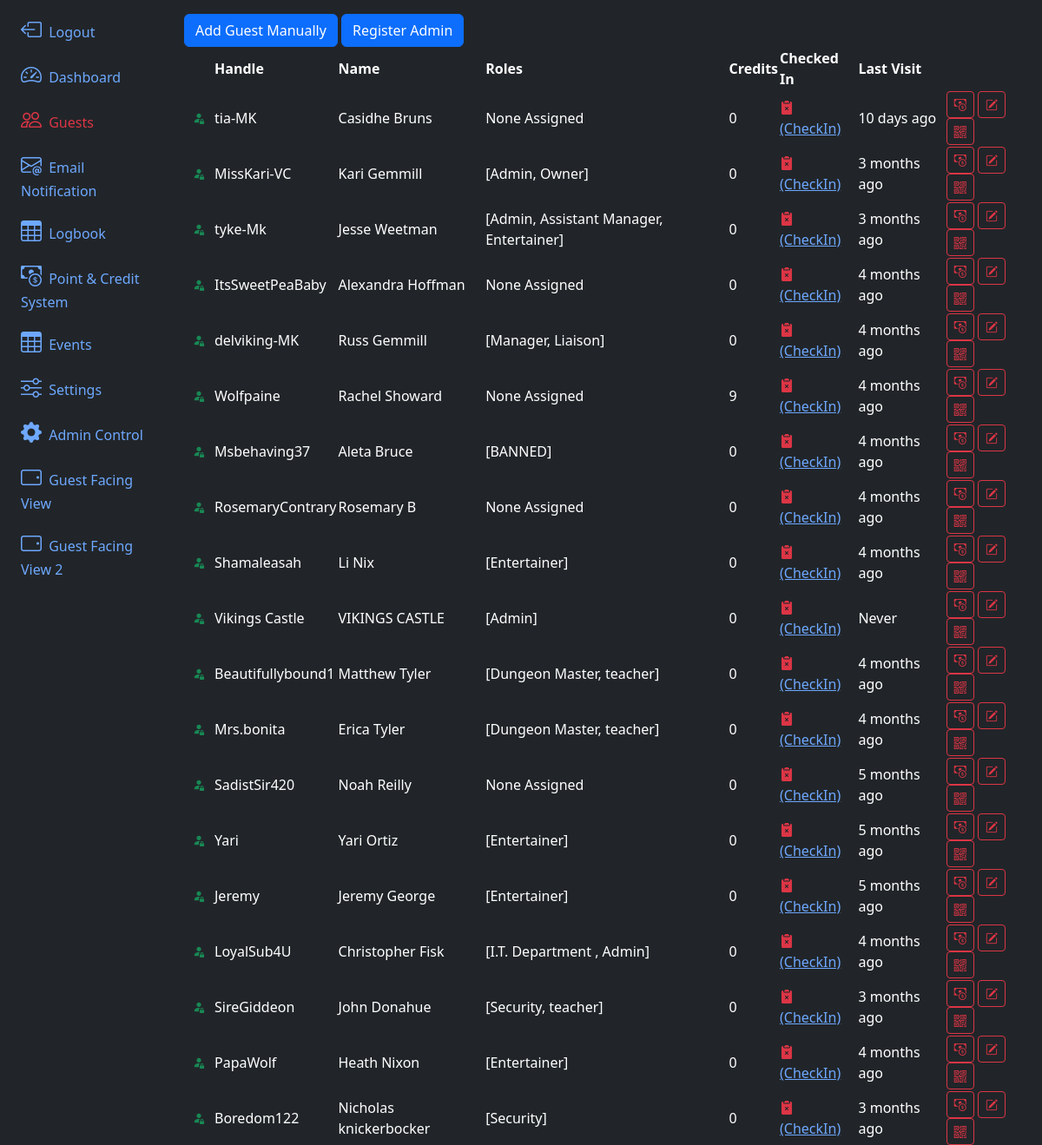
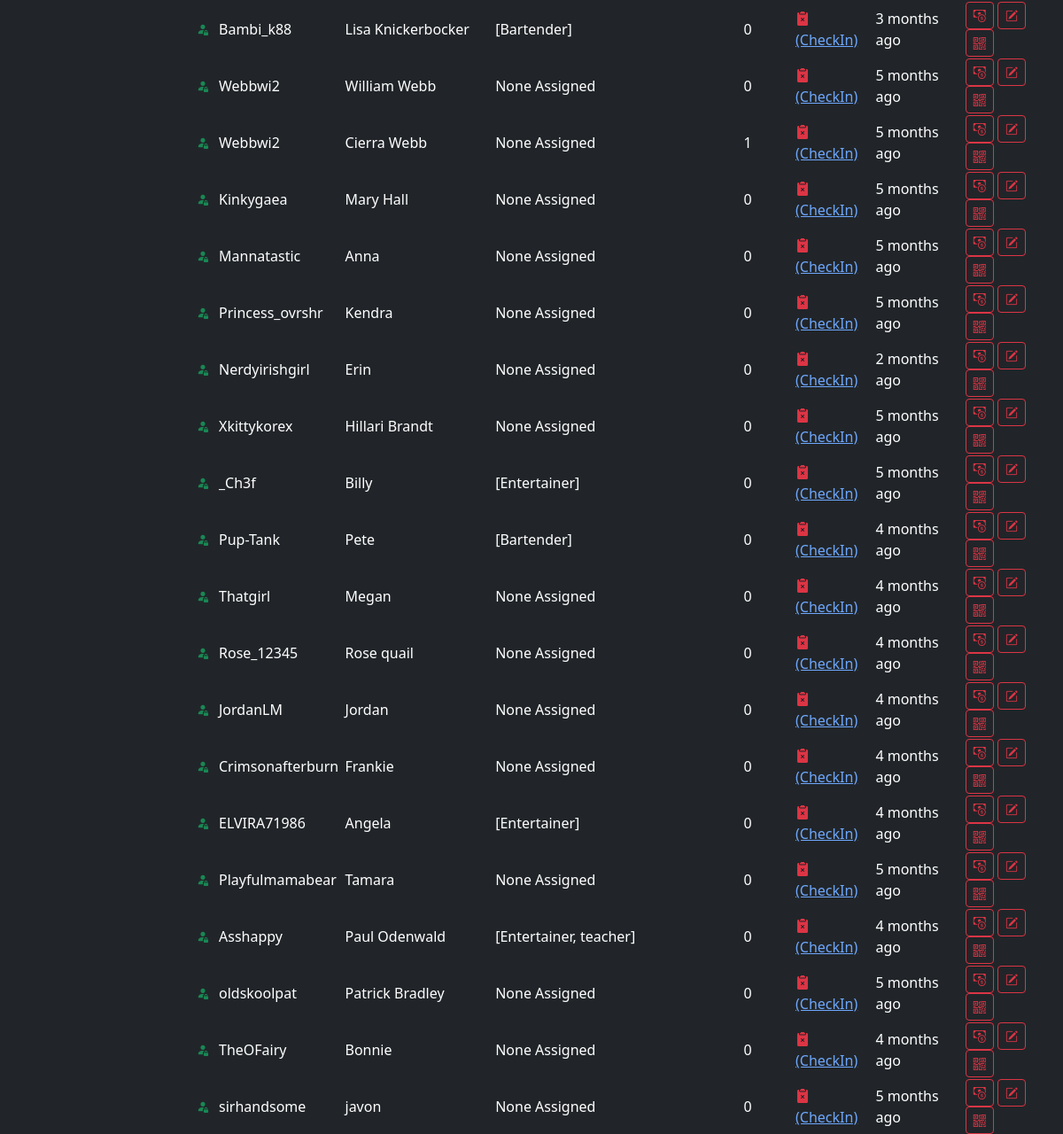
Page /guests/ (upper part) on the earlier database version (2 pictures, top to bottom).
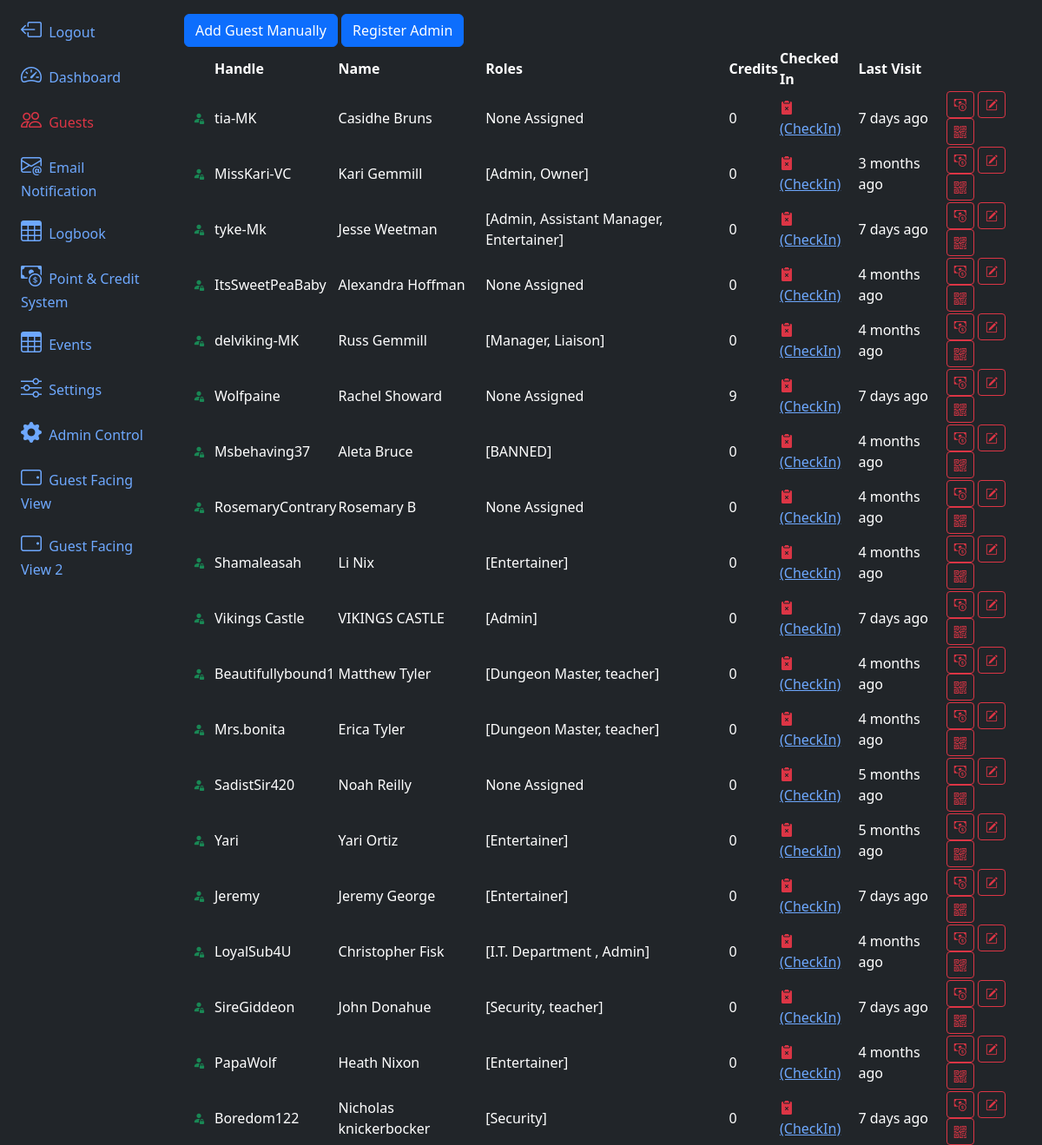
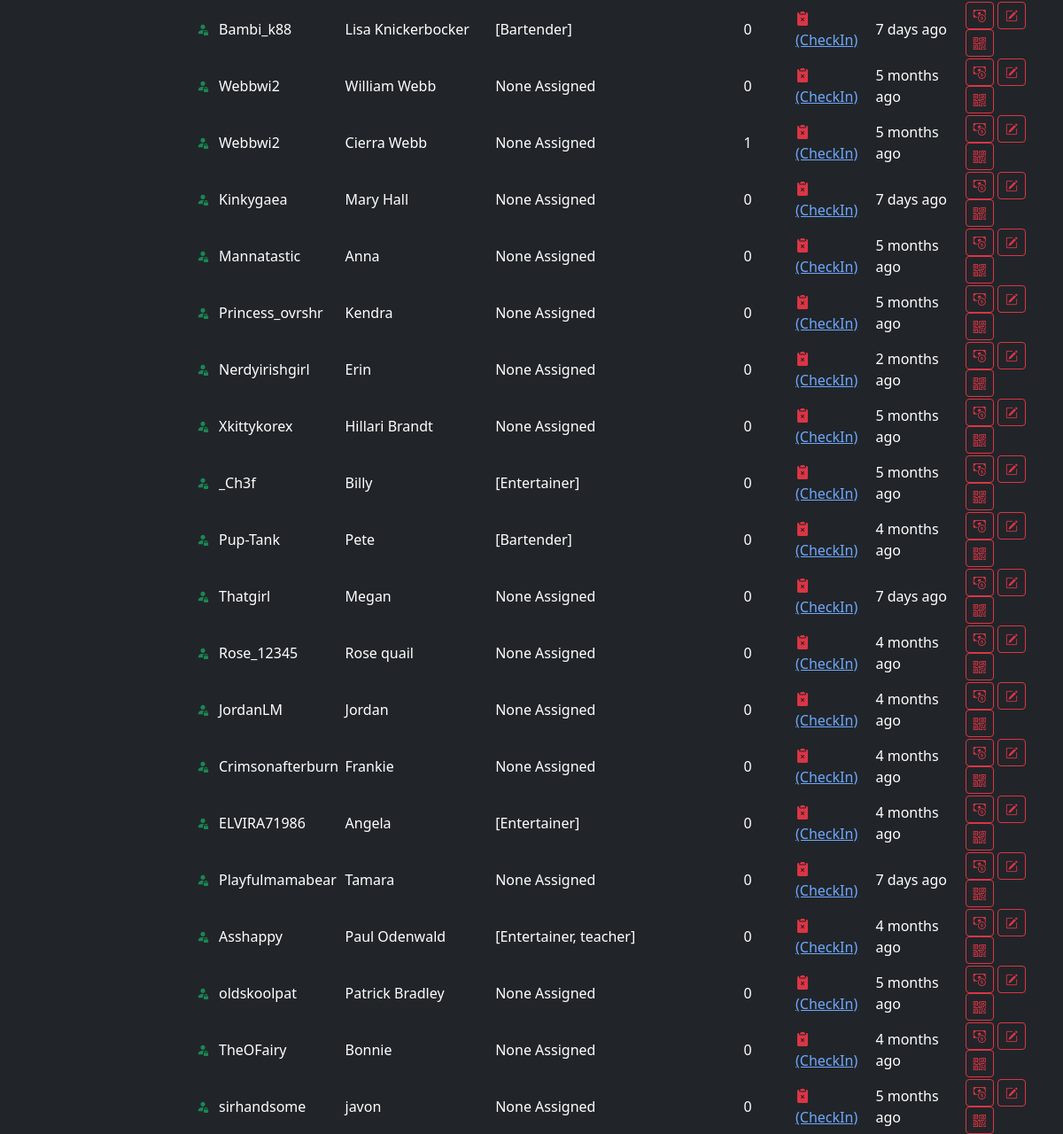
Same page on the later database version (2 pictures, top to bottom).
### app/models.py (models this page shows, shortened)
@dataclass
class Guest(db.Model, UserMixin):
    id:int = db.Column(db.Integer, primary_key=True)
    uuid:str  = db.Column(db.String, unique=True, name="uuid")
    fetUsername:str  = db.Column(db.String(100) )
    name:str  = db.Column(db.String(100), nullable=False)
    email:str  = db.Column(db.String(200), nullable=False)
    phone:str  = db.Column(db.String(20))
    checkin_blocked:bool = db.Column(db.Boolean(), default=False)
    password:str  = db.Column(db.String(255))
    allow_qrcode_refresh:bool = db.Column(db.Boolean(), default=True)
    roles = db.relationship('Role', backref=db.backref('guests'), secondary=guest_role)
    performs = db.relationship('Addon', backref='guests', secondary='guest_addons')
    termsCheck:bool = db.Column(db.Boolean(), default=False)
    termsDate = db.Column(db.DateTime(timezone=True), server_default=func.now())
    credit = db.relationship('GuestCredit',backref='guest')
    logbook = db.relationship('Guestlog', backref='guest')
    checkedIn:bool = db.Column(db.Boolean(), default=False)
    lastVisit = db.Column(db.DateTime(timezone=True), server_default=None)
    lastCheckOut = db.Column(db.DateTime(timezone=True), server_default=None)
    created_at = db.Column(db.DateTime(timezone=True), server_default=func.now())

@dataclass
class GuestCredit(db.Model):
    id:int = db.Column(db.Integer, primary_key=True)
    lastUpdate = db.Column(db.DateTime(timezone=True), server_default=None)
    guest_id = db.Column(db.Integer, db.ForeignKey('guest.id'), nullable=False)
    points:int  = db.Column(db.Integer, nullable=False, default=0)
    generalAmount:int  = db.Column(db.Integer, nullable=False, default=0)
    specialEventAmount:int  = db.Column(db.Integer, nullable=False, default=0)
    privateSessionAmount:int  = db.Column(db.Integer, nullable=False, default=0)

@dataclass
class Role(db.Model):
    id:int = db.Column(db.Integer, primary_key=True)
    name:str  = db.Column(db.String(100))
    description:str  = db.Column(db.String(200))
    permissions:str  = db.Column(db.String(200))
    skip_payment_at_checkin:bool = db.Column(db.Boolean(), default=False)
    skip_tos_update_at_checkin:bool = db.Column(db.Boolean(), default=False)
    allow_login_to_backoffice:bool = db.Column(db.Boolean(), default=False)
    allow_password_reset:bool = db.Column(db.Boolean(), default=False)
    notify_staff_on_checkin:bool = db.Column(db.Boolean(), default=False)
    auto_checkout_on_event_end:bool = db.Column(db.Boolean(), default=False)
    def __repr__(self):
        return f'{self.name}'

### app/routes.py (the view, shortened to what this page needs)
@app.route('/guests/', methods=['GET', 'POST'])
def guests():
    return render_template('guests.html', guests=Guest.query.all())

### app/__init__.py (called while the page is built)
@app.template_filter('get_general_credits')
def get_general_credits(credit):
    return sum(x.generalAmount for x in credit)

### app/templates/guests.html (shortened to what this page needs)
{% extends 'layout.html' %}
{% block content %}
<div>
    <button type="button" class="btn btn-primary" data-bs-toggle="modal" data-bs-target="#registerModal"
        data-bs-mode="new">
        Add Guest Manually
    </button>
    <a href="/registerAdmin"><button type="button" class="btn btn-primary">Register Admin</button></a>
</div>
<table class="table-dark rounded-3 overflow-hidden" data-toggle="table">
    <thead>
        <tr>
            <th scope="col"></th>
            <th data-sortable="true" scope="col">Handle</th>
            <th data-sortable="true" scope="col" class='d-none d-md-table-cell'>Name</th>
            <th data-sortable="true" scope="col" class='d-none d-lg-table-cell'>Roles</th>
            <th data-sortable="true" scope="col" class='d-none d-xl-table-cell'>Credits</th>
            <th data-sortable="true" scope="col">Checked In</th>
            <th data-sortable="true" scope="col">Last Visit</th>
            <th data-align="right" scope="col"></th>
        </tr>
    </thead>
    <tbody>
        {% for guest in guests %}
        <tr>
            <td>
                <button type="button" class="btn btn-sm" data-bs-mode="edit" data-bs-uuid="{{guest.id}}">
                    {% if guest.checkin_blocked == None %}
                    <i class="bi bi-person-fill-lock text-success"></i>
                    {% elif guest.checkin_blocked == False %}
                    <i class="bi bi-person-fill-lock text-success"></i>
                    {% else %}
                    <i class="bi bi-person-fill-lock text-danger"></i>
                    {% endif %}
                </button>
            </td>
            <td>{{guest.fetUsername}}</td>
            <td class='d-none d-md-table-cell'>{{guest.name}}</td>
            {% if guest.roles %}
            <td class='d-none d-lg-table-cell'>{{guest.roles}}</td>
            {% else %}
            <td class='d-none d-lg-table-cell'>None Assigned</th>
                {% endif %}
            <td class='d-none d-xl-table-cell'>{{guest.credit | get_general_credits }}</td>
            {% if guest.checkedIn %}
            <td class='d-none d-lg-table-cell'><i class="bi bi-clipboard2-check-fill text-success"></i> <a
                    href="/checkOut/{{guest.id}}/Manually?next=%2Fguests">(CheckOut)</a></td>
            {% else %}
            <td class='d-none d-lg-table-cell'><i class="bi bi-clipboard2-x-fill text-danger"></i> <a
                    href="/checkIn/{{guest.id}}/Manually?next=%2Fguests">(CheckIn)</a></td>
            {% endif %}
            {% if guest.lastVisit %}
            <td>{{ moment(guest.lastVisit).fromNow() }}</td>
            {% else %}
            <td>Never</td>
            {% endif %}
            <td>
                <a href="/guestCredit/{{guest.id}}"><button type="button" class="btn btn-sm btn-outline-danger"><i
                            class="bi bi-cash-coin"></i></button></a>
                <button type="button" class="btn btn-sm btn-outline-danger" data-bs-toggle="modal"
                    data-bs-target="#registerModal" data-bs-mode="edit" data-bs-uuid="{{guest.id}}"><i
                        class="bi bi-pencil-square"></i></button>
                <button type="button" class="btn btn-sm btn-outline-danger" data-bs-toggle="modal"
                    data-bs-target="#qrModal" data-bs-qr="{{guest.uuid}}"><i class="bi bi-qr-code"></i></button>
            </td>
        </tr>
        {% endfor %}
    </tbody>
</table>
{% endblock content %}

### app/templates/layout.html (shortened to what this page needs)
<!doctype html>
<html lang="en" data-bs-theme="dark">
<head>
    <link href="https://cdn.jsdelivr.net/npm/bootstrap@5.3.3/dist/css/bootstrap.min.css" rel="stylesheet"
>
    <link rel="stylesheet" href="https://cdn.jsdelivr.net/npm/bootstrap-icons@1.11.3/font/bootstrap-icons.min.css">
    <link rel="stylesheet" href="https://cdn.jsdelivr.net/npm/bootstrap-table@1.23.2/dist/bootstrap-table.min.css">
</head>
<body>
    <div class="container-fluid">
        <div class="row flex-nowrap">
            <div class="col-auto col-md-3 col-xl-2 px-sm-2 px-0 bg-dark">
                <div class="d-flex flex-column align-items-center align-items-sm-start px-3 pt-2 text-white min-vh-100">
                    <ul class="nav nav-pills flex-column mb-sm-auto mb-0 align-items-center align-items-sm-start"
                        id="menu">
                        <a href="/logout" class="nav-link align-middle px-0">
                            <i class="fs-4 bi-box-arrow-left"></i> <span class="ms-1 d-none d-sm-inline">Logout</span>
                        </a>
                        <li class="nav-item">
                            <a href="/dashboard"
                                class="nav-link align-middle px-0 {% if request.endpoint == 'dashboard' %}text-danger{% endif %}">
                                <i class="fs-4 bi-speedometer2"></i> <span
                                    class="ms-1 d-none d-sm-inline">Dashboard</span>
                            </a>
                        </li>
                        <li class="nav-item">
                            <a href="/guests"
                                class="nav-link px-0 align-middle {% if request.endpoint == 'guests' %}text-danger{% endif %}">
                                <i class="fs-4 bi-people"></i> <span class="ms-1 d-none d-sm-inline">Guests</span>
                            </a>
                        </li>
                        <li class="nav-item">
                            <a href="/notificationEmailer"
                                class="nav-link px-0 align-middle {% if request.endpoint == 'emailer' %}text-danger{% endif %}">
                                <i class="fs-4  bi-envelope-at"></i> <span class="ms-1 d-none d-sm-inline">Email Notification</span>
                            </a>
                        </li>
                        <li class="nav-item">
                            <a href="/logbook"
                                class="nav-link px-0 align-middle {% if request.endpoint == 'logbook' %}text-danger{% endif %}">
                                <i class="fs-4 bi-table "></i> <span class="ms-1 d-none d-sm-inline">Logbook</span></a>
                        </li>
                        <a href="/credits"
                            class="nav-link px-0 align-middle {% if request.endpoint == 'credits' %}text-danger{% endif %}">
                            <i class="fs-4 bi-cash-coin "></i> <span class="ms-1 d-none d-sm-inline">Point & Credit System</span></a>
                        <a href="/events"
                            class="nav-link px-0 align-middle {% if request.endpoint == 'events' %}text-danger{% endif %}">
                            <i class="fs-4 bi-table "></i> <span class="ms-1 d-none d-sm-inline">Events</span></a>
                        <li class="nav-item">
                            <a href="/settings"
                                class="nav-link px-0 align-middle {% if request.endpoint == 'settings' %}text-danger{% endif %}">
                                <i class="fs-4 bi-sliders "></i> <span
                                    class="ms-1 d-none d-sm-inline">Settings</span></a>
                        </li>
                        <a target="_blank" rel="noopener noreferrer" href="/admin"
                            class="nav-link px-0 align-middle">
                            <i class="fs-4 bi-gear-fill "></i> <span class="ms-1 d-none d-sm-inline">Admin
                                Control</span></a>
                        <a target="_blank" rel="noopener noreferrer" href="/guestView"
                            class="nav-link px-0 align-middle">
                            <i class="fs-4 bi-tablet-landscape "></i> <span class="ms-1 d-none d-sm-inline">Guest Facing View</span></a>
                        <a target="_blank" rel="noopener noreferrer" href="/guestView2"
                            class="nav-link px-0 align-middle">
                            <i class="fs-4 bi-tablet-landscape "></i> <span class="ms-1 d-none d-sm-inline">Guest Facing View 2</span></a>
                    </ul>
                </div>
            </div>
            <div class="col py-3 bg-dark text-light">
                {% block content %}{% endblock %}
            </div>
        </div>
    </div>
</body>
</html>

Differences in the rows shown:
changed Guest "tia-MK": lastVisit "10 days ago" → "7 days ago"
changed Guest "tyke-Mk": lastVisit "3 months ago" → "7 days ago"
changed Guest "Wolfpaine": lastVisit "4 months ago" → "7 days ago"
changed Guest "Vikings Castle": lastVisit (not shown) → "7 days ago"; no longer shows "Never"
changed Guest "Jeremy": lastVisit "5 months ago" → "7 days ago"
changed Guest "SireGiddeon": lastVisit "3 months ago" → "7 days ago"
changed Guest "Boredom122": lastVisit "3 months ago" → "7 days ago"
changed Guest "Bambi_k88": lastVisit "3 months ago" → "7 days ago"
changed Guest "Kinkygaea": lastVisit "5 months ago" → "7 days ago"
changed Guest "Thatgirl": lastVisit "4 months ago" → "7 days ago"
changed Guest "Playfulmamabear": lastVisit "5 months ago" → "7 days ago"
